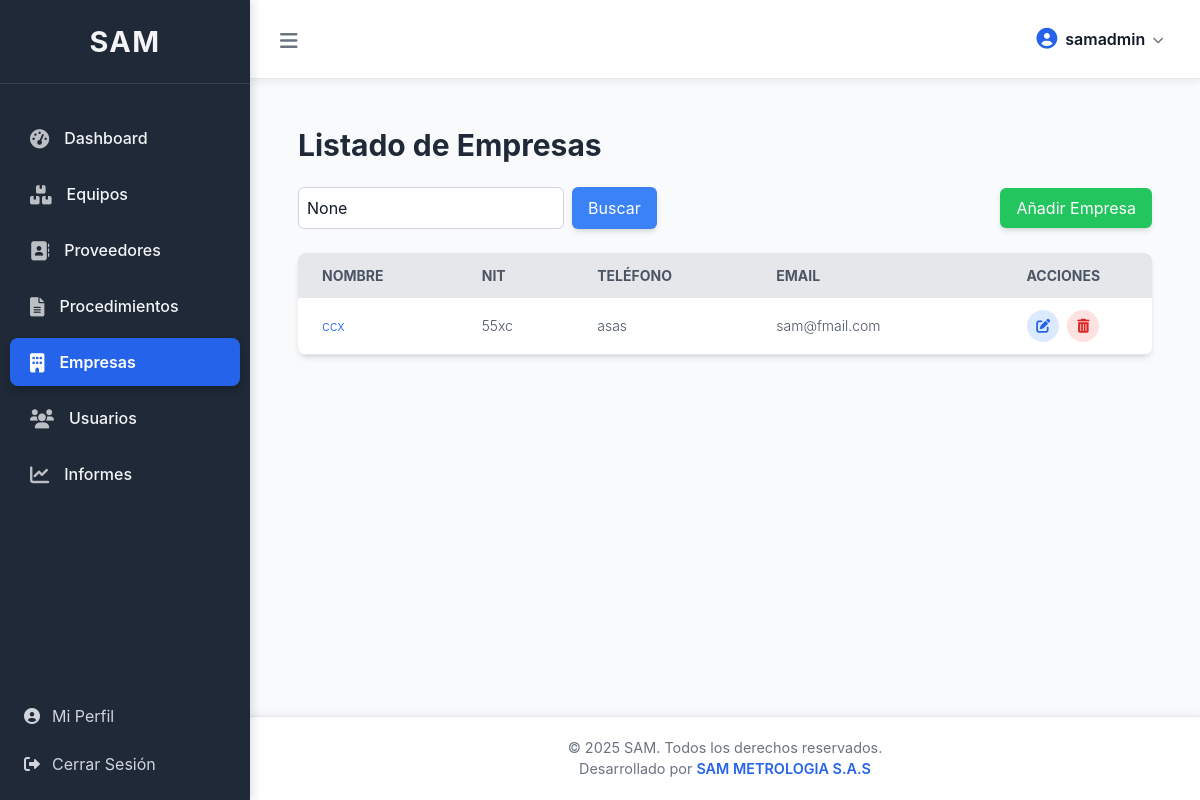
/core/empresas/ (signed in), run on an earlier commit of the app's database.
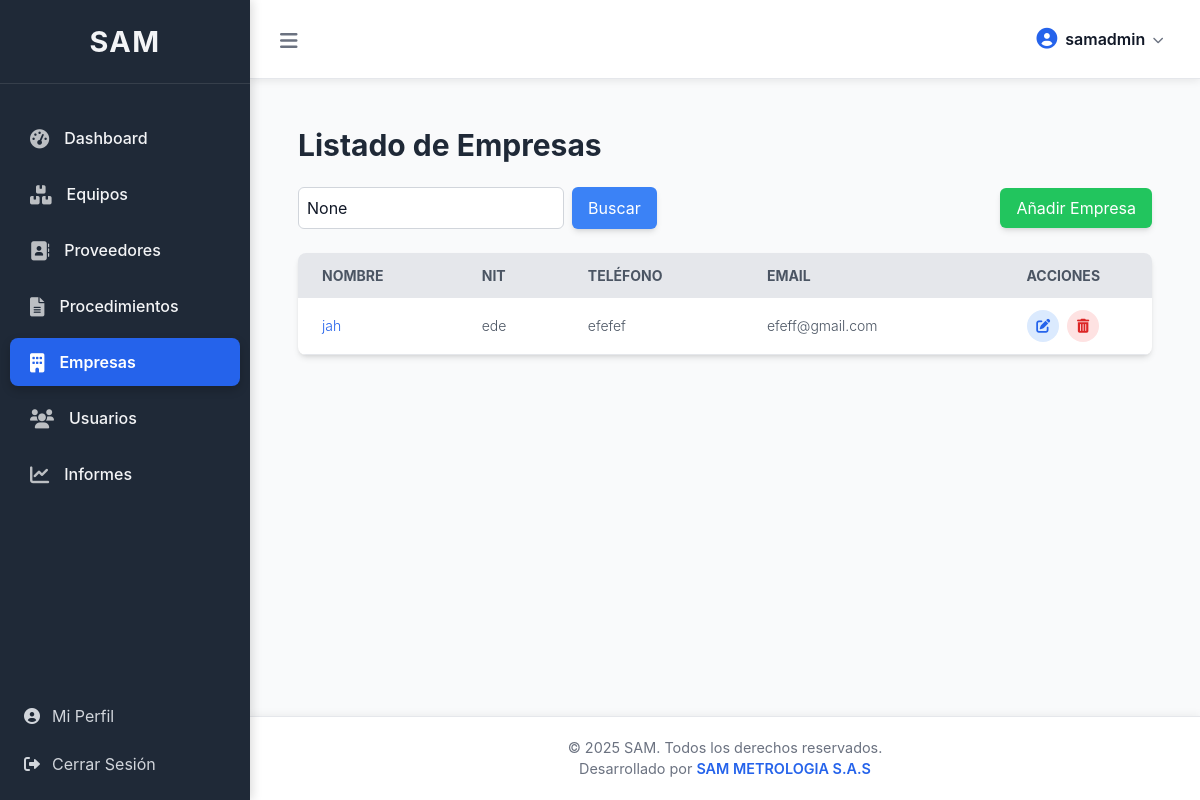
And on a later commit of the database.
### core/models.py (models this page shows, shortened)
class CustomUser(AbstractUser):
    empresa = models.ForeignKey(Empresa, on_delete=models.SET_NULL, null=True, blank=True, related_name='usuarios_empresa') # Cambiado related_name
    groups = models.ManyToManyField(
        'auth.Group',
        related_name='customuser_groups', # related_name único para evitar conflictos
        blank=True,
        help_text='The groups this user belongs to. A user will get all permissions granted to each of their groups.',
        verbose_name='groups',
    )
    user_permissions = models.ManyToManyField(
        'auth.Permission',
        related_name='customuser_user_permissions', # related_name único para evitar conflictos
        blank=True,
        help_text='Specific permissions for this user.',
        verbose_name='user permissions',
    )
    class Meta:
        verbose_name = "Usuario"
        verbose_name_plural = "Usuarios"
        permissions = [
            ("can_view_customuser", "Can view custom user"),
            ("can_add_customuser", "Can add custom user"),
            ("can_change_customuser", "Can change custom user"),
            ("can_delete_customuser", "Can delete custom user"),
        ]

class Empresa(models.Model):
    nombre = models.CharField(max_length=200, unique=True)
    nit = models.CharField(max_length=50, unique=True, blank=True, null=True)
    direccion = models.CharField(max_length=255, blank=True, null=True)
    telefono = models.CharField(max_length=20, blank=True, null=True)
    email = models.EmailField(blank=True, null=True)
    logo_empresa = models.ImageField(upload_to='empresas_logos/', blank=True, null=True) # Simplificado upload_to
    fecha_registro = models.DateTimeField(auto_now_add=True)
    formato_version_empresa = models.CharField(
        max_length=50,
        blank=True,
        null=True,
        verbose_name="Versión del Formato (Empresa)"
    )
    formato_fecha_version_empresa = models.DateField(
        blank=True,
        null=True,
        verbose_name="Fecha de Versión del Formato (Empresa)"
    )
    formato_codificacion_empresa = models.CharField(
        max_length=100,
        blank=True,
        null=True,
        verbose_name="Codificación del Formato (Empresa)"
    )
    es_periodo_prueba = models.BooleanField(default=False, verbose_name="¿Es Período de Prueba?")
    duracion_prueba_dias = models.IntegerField(default=30, verbose_name="Duración Prueba (días)")
    fecha_inicio_plan = models.DateField(blank=True, null=True, verbose_name="Fecha Inicio Plan")
    plan_actual = models.ForeignKey('PlanSuscripcion', on_delete=models.SET_NULL, null=True, blank=True, verbose_name="Plan de Suscripción Actual")
    acceso_manual_activo = models.BooleanField(default=False, verbose_name="Acceso Manual Activo")
    estado_suscripcion = models.CharField(
        max_length=50,
        choices=[('Activo', 'Activo'), ('Expirado', 'Expirado'), ('Cancelado', 'Cancelado')],
        default='Activo',
        verbose_name="Estado de Suscripción"
    )
    class Meta:
        verbose_name = "Empresa"
        verbose_name_plural = "Empresas"
        ordering = ['nombre']
        permissions = [
            ("can_view_empresas", "Can view empresas"),
            ("can_add_empresas", "Can add empresas"),
            ("can_change_empresas", "Can change empresas"),
            ("can_delete_empresas", "Can delete empresas"),
        ]

### core/views.py (the view, shortened to what this page needs)
# urls.py: path('empresas/', views.listar_empresas, name='listar_empresas'),
@login_required
@user_passes_test(lambda u: u.is_superuser, login_url='/core/access_denied/')
def listar_empresas(request):
    query = request.GET.get('q')
    empresas_list = Empresa.objects.all()
    if not request.user.is_superuser:
        empresas_list = empresas_list.filter(pk=request.user.empresa.pk) # Un usuario normal solo ve su propia empresa
    paginator = Paginator(empresas_list, 10)
    page_number = request.GET.get('page')
    try:
        empresas = paginator.page(page_number)
    except PageNotAnInteger:
        empresas = paginator.page(1)
    except EmptyPage:
        empresas = paginator.page(paginator.num_pages)
    return render(request, 'core/listar_empresas.html', {'empresas': empresas, 'query': query, 'titulo_pagina': 'Listado de Empresas'})

### core/templates/core/listar_empresas.html (shortened to what this page needs)
{% extends 'base.html' %}
{% block content %}
<div class="container mx-auto p-4">
    <h1 class="text-3xl font-bold text-gray-800 mb-6">{{ titulo_pagina }}</h1>
    <div class="flex justify-between items-center mb-6">
        <form method="GET" action="{% url 'core:listar_empresas' %}" class="flex space-x-2">
            <input type="text" name="q" placeholder="Buscar empresa..." value="{{ query }}"
                   class="p-2 border border-gray-300 rounded-md focus:outline-none focus:ring-2 focus:ring-blue-500">
            <button type="submit" class="bg-blue-500 hover:bg-blue-600 text-white px-4 py-2 rounded-md shadow-md">
                Buscar
            </button>
        </form>
        <a href="{% url 'core:añadir_empresa' %}" class="bg-green-500 hover:bg-green-600 text-white px-4 py-2 rounded-md shadow-md">
            Añadir Empresa
        </a>
    </div>
    <div class="bg-white shadow-md rounded-lg overflow-hidden">
        <table class="min-w-full leading-normal">
            <thead>
                <tr class="bg-gray-200 text-gray-600 uppercase text-sm leading-normal">
                    <th class="py-3 px-6 text-left">Nombre</th>
                    <th class="py-3 px-6 text-left">NIT</th>
                    <th class="py-3 px-6 text-left">Teléfono</th>
                    <th class="py-3 px-6 text-left">Email</th>
                    <th class="py-3 px-6 text-center">Acciones</th>
                </tr>
            </thead>
            <tbody class="text-gray-600 text-sm font-light">
                {% for empresa in empresas %}
                <tr class="border-b border-gray-200 hover:bg-gray-100">
                    <td class="py-3 px-6 text-left whitespace-nowrap">
                        <a href="{% url 'core:detalle_empresa' empresa.pk %}" class="text-blue-600 hover:text-blue-800 hover:underline">
                            {{ empresa.nombre }}
                        </a>
                    </td>
                    <td class="py-3 px-6 text-left">{{ empresa.nit|default:"N/A" }}</td>
                    <td class="py-3 px-6 text-left">{{ empresa.telefono|default:"N/A" }}</td>
                    <td class="py-3 px-6 text-left">{{ empresa.email|default:"N/A" }}</td>
                    <td class="py-3 px-6 text-center">
                        <div class="flex item-center justify-center space-x-2">
                            <a href="{% url 'core:editar_empresa' empresa.pk %}" class="w-8 h-8 rounded-full bg-blue-100 hover:bg-blue-200 flex items-center justify-center text-blue-600" title="Editar">
                                <i class="fas fa-edit"></i>
                            </a>
                            <a href="{% url 'core:eliminar_empresa' empresa.pk %}" class="w-8 h-8 rounded-full bg-red-100 hover:bg-red-200 flex items-center justify-center text-red-600" title="Eliminar">
                                <i class="fas fa-trash-alt"></i>
                            </a>
                        </div>
                    </td>
                </tr>
                {% empty %}
                <tr>
                    <td colspan="5" class="py-3 px-6 text-center">No hay empresas registradas.</td>
                </tr>
                {% endfor %}
            </tbody>
        </table>
    </div>
</div>
{% endblock %}

### templates/base.html (shortened to what this page needs)
{% load static %}
<!DOCTYPE html>
<html lang="es">
<head>
    <script src="https://cdn.tailwindcss.com"></script>
    <link rel="stylesheet" href="https://cdnjs.cloudflare.com/ajax/libs/font-awesome/6.0.0-beta3/css/all.min.css">
</head>
<body>
    <aside id="sidebar" class="sidebar">
        <div class="sidebar-header">
            <h2>SAM</h2>
        </div>
        <nav>
            <ul>
                <li><a href="{% url 'core:dashboard' %}" class="{% if request.resolver_match and request.resolver_match.url_name == 'dashboard' %}active{% endif %}">
                    <i class="fas fa-tachometer-alt"></i> Dashboard
                </a></li>
                <li><a href="{% url 'core:home' %}" class="{% if request.resolver_match and request.resolver_match.url_name == 'home' %}active{% endif %}">
                    <i class="fas fa-boxes"></i> Equipos
                </a></li>
                <li><a href="{% url 'core:listar_proveedores' %}" class="{% if request.resolver_match and request.resolver_match.url_name == 'listar_proveedores' %}active{% endif %}">
                    <i class="fas fa-address-book"></i> Proveedores
                </a></li>
                <li><a href="{% url 'core:listar_procedimientos' %}" class="{% if request.resolver_match and 'procedimiento' in request.resolver_match.url_name %}active{% endif %}">
                    <i class="fas fa-file-alt"></i> Procedimientos
                </a></li>
                {% if user.is_superuser %}
                <li><a href="{% url 'core:listar_empresas' %}" class="{% if request.resolver_match and request.resolver_match.url_name == 'listar_empresas' %}active{% endif %}">
                    <i class="fas fa-building"></i> Empresas
                </a></li>
                {% endif %}
                {% if user.is_staff or user.is_superuser %}
                <li><a href="{% url 'core:listar_usuarios' %}" class="{% if request.resolver_match and 'usuario' in request.resolver_match.url_name %}active{% endif %}">
                    <i class="fas fa-users"></i> Usuarios
                </a></li>
                {% endif %}
                <li><a href="{% url 'core:informes' %}" class="{% if request.resolver_match and request.resolver_match.url_name == 'informes' %}active{% endif %}">
                    <i class="fas fa-chart-line"></i> Informes
                </a></li>
            </ul>
        </nav>
        <div class="mt-auto pb-4">
            <a href="{% url 'core:perfil_usuario' %}" class="flex items-center py-2 px-4 text-gray-300 hover:bg-gray-700 hover:text-white rounded-md transition duration-200 ease-in-out mx-2">
                <i class="fas fa-user-circle mr-3"></i> Mi Perfil
            </a>
            <a href="{% url 'core:logout' %}" class="flex items-center py-2 px-4 text-gray-300 hover:bg-red-700 hover:text-white rounded-md transition duration-200 ease-in-out mt-2 mx-2">
                <i class="fas fa-sign-out-alt mr-3"></i> Cerrar Sesión
            </a>
        </div>
    </aside>
    <div id="main-content" class="main-content">
        <div class="navbar">
            <button id="menu-toggle" class="menu-toggle">
                <i class="fas fa-bars text-xl"></i>
            </button>
            <div class="user-menu">
                <button id="user-menu-button" class="user-menu-button">
                    <i class="fas fa-user-circle"></i>
                    <span>{{ user.username }}</span>
                    <i class="fas fa-chevron-down"></i>
                </button>
            </div>
        </div>
        <main class="flex-grow p-4 md:p-6 lg:p-8">
            {% block content %}{% endblock %}
        </main>
        <footer class="main-footer">
            <p>&copy; {% now "Y" %} SAM. Todos los derechos reservados.</p>
            <p>Desarrollado por <a href="https://www.google.com" target="_blank">SAM METROLOGIA S.A.S</a></p>
        </footer>
    </div>
</body>
</html>

### templates/base.html (style rules this page uses)
:root { --color-primary: #2563eb; --color-primary-dark: #1e40af; --color-secondary: #6b7280; --color-background-light: #f9fafb; --color-background-dark: #1f2937; --color-text-dark: #111827; --color-text-light: #f3f4f6; --color-border: #e5e7eb; --color-success: #10b981; --color-warning: #f59e0b; --color-error: #ef4444; }
body { font-family: 'Inter', sans-serif; background-color: var(--color-background-light); color: var(--color-text-dark); margin: 0; padding: 0; display: flex; min-height: 100vh; }
.sidebar { width: 250px; background-color: var(--color-background-dark); color: var(--color-text-light); height: 100vh; position: fixed; padding-top: 20px; transition: transform 0.3s ease-in-out, width 0.3s ease-in-out; transform: translateX(0); z-index: 1000; box-shadow: 2px 0 10px rgba(0,0,0,0.15); overflow-y: auto; display: flex; flex-direction: column; }
.sidebar-header { text-align: center; margin-bottom: 30px; padding: 0 20px; border-bottom: 1px solid rgba(255,255,255,0.1); padding-bottom: 20px; }
.sidebar-header h2 { font-size: 1.8rem; font-weight: 700; color: var(--color-text-light); letter-spacing: 0.05em; }
.sidebar ul { list-style: none; padding: 0; margin: 0; flex-grow: 1; }
.sidebar ul li a { display: flex; align-items: center; padding: 12px 20px; color: var(--color-text-light); text-decoration: none; transition: background-color 0.2s ease-in-out, color 0.2s ease-in-out, transform 0.2s ease-out; border-radius: 8px; margin: 0 10px 8px 10px; font-weight: 500; }
.sidebar ul li a i { margin-right: 15px; font-size: 1.2rem; color: rgba(255,255,255,0.7); }
.sidebar ul li a.active { background-color: var(--color-primary); color: #ffffff; font-weight: 600; box-shadow: 0 4px 10px rgba(0,0,0,0.2); }
.sidebar ul li a.active i { color: #ffffff; }
.main-content { margin-left: 250px; transition: margin-left 0.3s ease-in-out, width 0.3s ease-in-out; padding: 0; width: calc(100% - 250px); min-height: 100vh; display: flex; flex-direction: column; }
.navbar { background-color: #ffffff; padding: 15px 25px; border-bottom: 1px solid var(--color-border); display: flex; justify-content: space-between; align-items: center; box-shadow: 0 2px 8px rgba(0,0,0,0.08); position: sticky; top: 0; z-index: 999; }
.menu-toggle { background: none; border: none; color: var(--color-secondary); cursor: pointer; font-size: 1.6rem; padding: 5px; border-radius: 5px; transition: background-color 0.2s; }
.user-menu { position: relative; }
.user-menu-button { display: flex; align-items: center; space-x-2; color: var(--color-text-dark); background-color: transparent; border: none; cursor: pointer; padding: 8px 12px; border-radius: 8px; transition: background-color 0.2s, box-shadow 0.2s; }
.user-menu-button i { font-size: 1.3rem; color: var(--color-primary); }
.user-menu-button span { font-weight: 600; margin-left: 8px; }
.user-menu-button .fa-chevron-down { font-size: 0.7rem; margin-left: 8px; color: var(--color-secondary); }
.main-footer { margin-top: auto; padding: 20px; text-align: center; background-color: #ffffff; border-top: 1px solid var(--color-border); color: var(--color-secondary); font-size: 0.9rem; box-shadow: 0 -2px 8px rgba(0,0,0,0.05); }
.main-footer a { color: var(--color-primary); text-decoration: none; font-weight: 600; }

What changed in the data, as far as the page shows it:
removed Empresa: nombre "ccx", nit "55xc", telefono "asas", email "sam@fmail.com"
added Empresa: nombre "jah", nit "ede", telefono "efefef", email "efeff@gmail.com"
